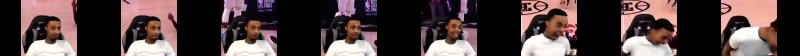
#> input picture resource/memes/s_flight_tongue_laugh.jpg, 1600 x 112 px, given in place of s_flight_tongue_laugh.jpg.jpg, which was not available (shown at 1/2 size)
$ python -i cast_panels.py   (imports and definitions only)
#> lines starting #> are read from the running program, lines starting #| are printed output that depends on the picture; after the words box and inside, x2 and y2 are one past the last pixel; in counts of white or black regions, pixels touching at a corner belong together
#!/usr/bin/env python3
"""
Cut cast sheets into individual figure panels, and assemble clean sheets
from chosen panels.

Usage:
    .venv/bin/python tools/cast_panels.py split            # all sheets -> storage/stick_cast/panels/
    .venv/bin/python tools/cast_panels.py assemble you front=panels/you_r1_c0.png side=... ...
"""

import sys
from pathlib import Path

import numpy as np
from PIL import Image, ImageDraw, ImageFont

ROOT = Path(__file__).resolve().parent.parent
CAST_DIR = ROOT / "storage" / "stick_cast"
PANELS = CAST_DIR / "panels"
NAMES = ["you", "crush", "bestie", "rival", "mentor", "pet", "nadia", "brick", "eleanor"]


def _runs(mask: np.ndarray, min_gap: int, min_len: int) -> list[tuple[int, int]]:
    """Return [start, end) spans where mask is True, merging gaps shorter than min_gap."""
    spans, start, gap = [], None, 0
    for i, v in enumerate(mask):
        if v:
            if start is None:
                start = i
            gap = 0
        elif start is not None:
            gap += 1
            if gap >= min_gap:
                spans.append((start, i - gap + 1))
                start, gap = None, 0
    if start is not None:
        spans.append((start, len(mask) - gap))
    return [s for s in spans if s[1] - s[0] >= min_len]


def split_sheet(name: str) -> list[Path]:
    img = Image.open(CAST_DIR / f"{name}.jpg").convert("RGB")
#> img is the input picture: PIL image 1600x112 RGB; mean R, G, B 80.2, 64.4, 64.7
    ink = np.asarray(img.convert("L")) < 200
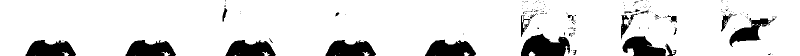
#> ink: shape (112, 1600) bool (shown at 1/2 size); 88.1% white; 155 black regions (131 under 20 px), largest, box (x1, y1, x2, y2) and area: (1042, 67, 1140, 112) 3092, (850, 79, 952, 112) 2411, (651, 80, 752, 112) 2385
    out = []
    rows = _runs(ink.any(axis=1), min_gap=25, min_len=60)
#> the loop in _runs, `for i, v in enumerate(mask):` made 112 passes
#> start on pass 1: 0
#> after the loop in _runs, `for i, v in enumerate(mask):`: spans = []; start = 0
#> rows = [(0, 112)]
    for r, (y0, y1) in enumerate(rows):
        cols = _runs(ink[y0:y1].any(axis=0), min_gap=25, min_len=40)
        for c, (x0, x1) in enumerate(cols):
            pad = 12
            box = (max(0, x0 - pad), max(0, y0 - pad), min(img.width, x1 + pad), min(img.height, y1 + pad))
            p = PANELS / f"{name}_r{r}_c{c}.png"
            img.crop(box).save(p)
            out.append(p)
#> this loop made 1 pass
#> (r, y0, y1, cols) on pass 1: (0, 0, 112, [(0, 1600)])
#> after the loop, out = 1 item
    return out


# [44 lines left out: functions split_all, assemble, not called in this run]


# [10 lines not run here, left out]

>>> result = split_sheet('../resource/memes/s_flight_tongue_laugh.jpg')
#> result = 1 item

$ run again, on resource/memes/s_grandpa_hellnah.jpg
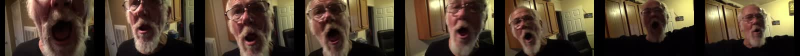
#> input picture resource/memes/s_grandpa_hellnah.jpg, 1600 x 112 px, given in place of s_grandpa_hellnah.jpg.jpg, which was not available (shown at 1/2 size)
#> in split_sheet, img is the input picture: PIL image 1600x112 RGB; mean R, G, B 81, 64.8, 47.6
#> in split_sheet, `ink = np.asarray(img.convert("L")) < 200`:
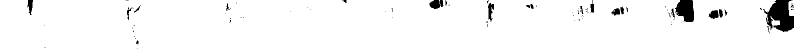
#> ink: shape (112, 1600) bool (shown at 1/2 size); 96.7% white; 86 black regions (64 under 20 px), largest, box (x1, y1, x2, y2) and area: (1526, 0, 1588, 64) 2413, (1350, 0, 1388, 44) 1267, (859, 0, 887, 18) 371
#> the loop in _runs, `for i, v in enumerate(mask):` made 112 passes
#> start on pass 1: 0
#> after the loop in _runs, `for i, v in enumerate(mask):`: spans = []; start = 0
#> rows = [(0, 112)]
#> the loop in split_sheet, `for r, (y0, y1) in enumerate(rows):` made 1 pass
#> (r, y0, y1, cols) on pass 1: (0, 0, 112, [(0, 1600)])
#> after the loop in split_sheet, `for r, (y0, y1) in enumerate(rows):`: out = 1 item

$ run again, on resource/memes/s_hamster_violin.jpg
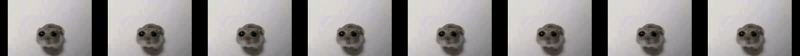
#> input picture resource/memes/s_hamster_violin.jpg, 1600 x 112 px, given in place of s_hamster_violin.jpg.jpg, which was not available (shown at 1/2 size)
#> in split_sheet, img is the input picture: PIL image 1600x112 RGB; mean R, G, B 145.4, 142.7, 141.8
#> in split_sheet, `ink = np.asarray(img.convert("L")) < 200`:
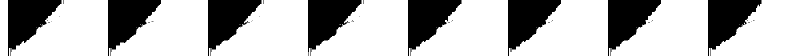
#> ink: shape (112, 1600) bool (shown at 1/2 size); 70.3% white; 37 black regions (29 under 20 px), largest, box (x1, y1, x2, y2) and area: (816, 0, 923, 112) 6658, (1216, 0, 1322, 112) 6647, (16, 0, 123, 112) 6641
#> the loop in _runs, `for i, v in enumerate(mask):` made 112 passes
#> start on pass 1: 0
#> after the loop in _runs, `for i, v in enumerate(mask):`: spans = []; start = 0
#> rows = [(0, 112)]
#> the loop in split_sheet, `for r, (y0, y1) in enumerate(rows):` made 1 pass
#> (r, y0, y1, cols) on pass 1: (0, 0, 112, [(0, 1600)])
#> after the loop in split_sheet, `for r, (y0, y1) in enumerate(rows):`: out = 1 item
